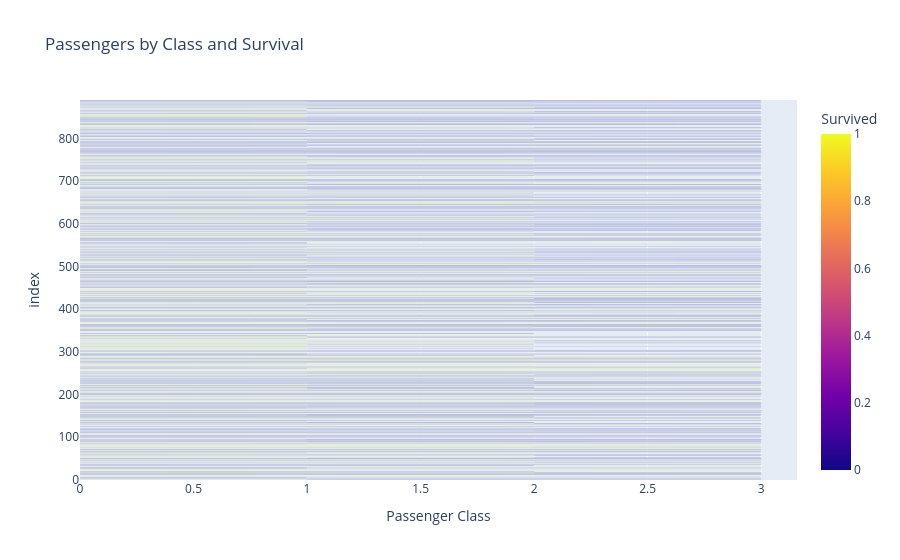
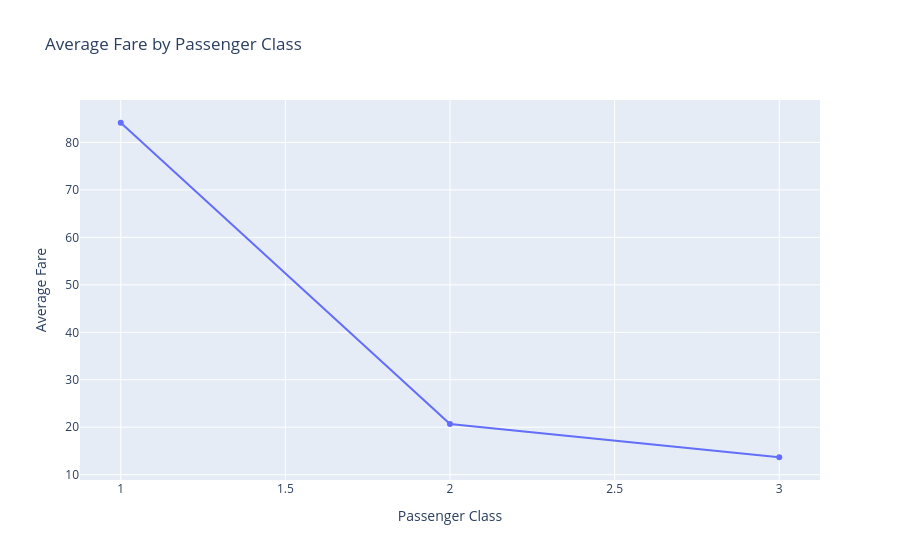
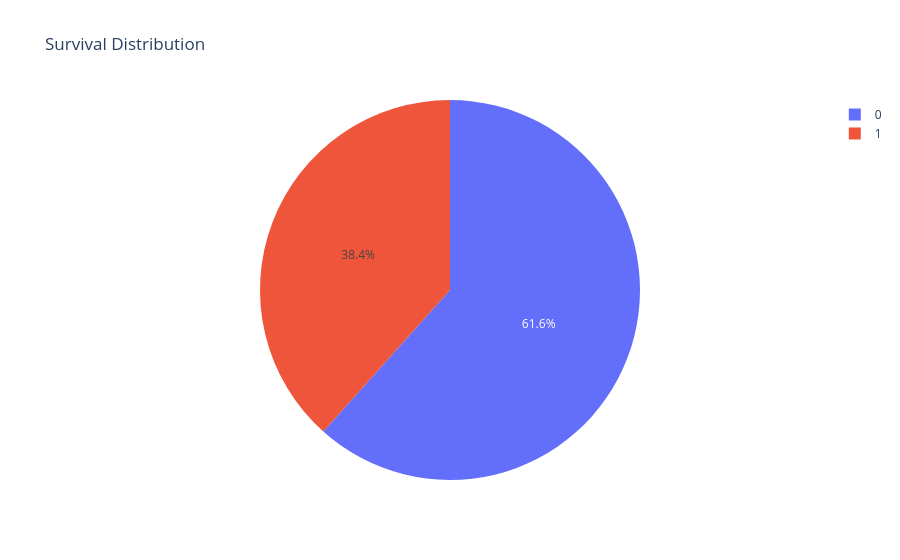
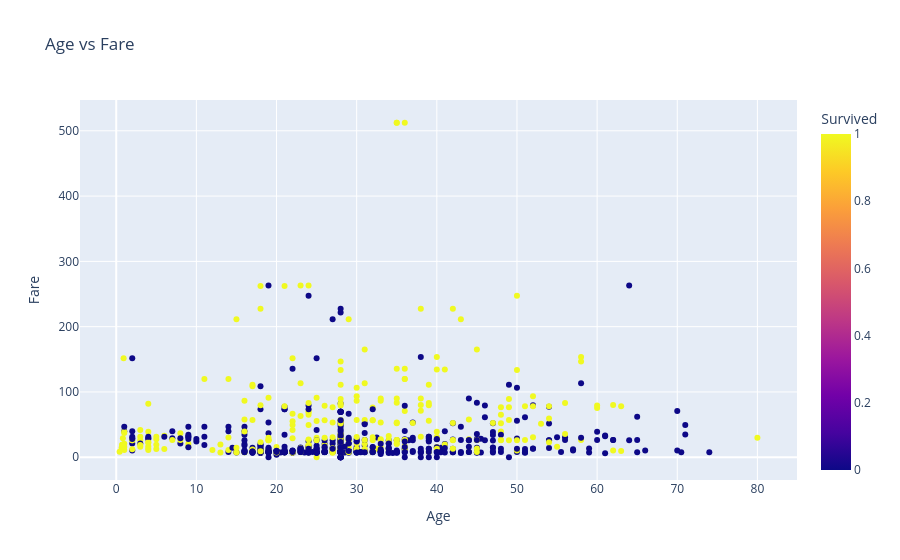

The notebook cell saved with these charts, in order:
### Code cell
import pandas as pd
import numpy as np
import matplotlib.pyplot as plt
import seaborn as sns
import plotly.express as px
# =================================================
# TASK 3: DATA VISUALIZATION DASHBOARD
# =================================================
# Load any public dataset (CSV format).
sns.set_theme(style="whitegrid")
url = "https://raw.githubusercontent.com/datasciencedojo/datasets/master/titanic.csv"
df = pd.read_csv(url)

# Handle missing values needed for visualization
df["Age"] = df["Age"].fillna(df["Age"].median())
df["Embarked"] = df["Embarked"].fillna(
    df["Embarked"].mode()[0]
)

# CHART 1: BAR CHART
# Count the number of passengers in each passenger class.
plt.figure(figsize=(8, 5))
sns.countplot(
    data=df,
    x="Pclass"
)
plt.title("Number of Passengers by Class")
plt.xlabel("Passenger Class")
plt.ylabel("Number of Passengers")

plt.show()


# CHART 2: LINE CHART
# Calculate the average fare for each passenger class.
average_fare = df.groupby("Pclass")["Fare"].mean()
plt.figure(figsize=(8, 5))
plt.plot(
    average_fare.index,
    average_fare.values,
    marker="o"
)
plt.title("Average Fare by Passenger Class")
plt.xlabel("Passenger Class")
plt.ylabel("Average Fare")
plt.grid(True)
plt.show()


#  CHART 3: PIE CHART
# Count the number of passengers who survived and did not survive.
survival_counts = df["Survived"].value_counts()
plt.figure(figsize=(7, 7))
plt.pie(
    survival_counts,
    labels=["Did Not Survive", "Survived"],
    autopct="%1.1f%%",
    startangle=90
)
plt.title("Titanic Survival Percentage")
plt.show()


# CHART 4: SCATTER PLOT
# Show the relationship between Age and Fare.
# The color represents survival status.
plt.figure(figsize=(9, 6))
sns.scatterplot(
    data=df,
    x="Age",
    y="Fare",
    hue="Survived"
)
plt.title("Age vs Fare")
plt.xlabel("Age")
plt.ylabel("Fare")
plt.legend(
    title="Survived",
    labels=["Did Not Survive", "Survived"]
)

plt.show()


# CHART 5: HEATMAP
# Select numerical columns.
numeric_df = df.select_dtypes(
    include=np.number
)

# Calculate correlations.
correlation = numeric_df.corr()
plt.figure(figsize=(10, 7))
sns.heatmap(
    correlation,
    annot=True,
    fmt=".2f",
    cmap="coolwarm"
)
plt.title("Correlation Heatmap")
plt.show()


# ============================================================
# BONUS: INTERACTIVE PLOTLY DASHBOARD
# ============================================================
# Interactive Bar Chart
fig1 = px.bar(
    df,
    x="Pclass",
    color="Survived",
    title="Passengers by Class and Survival",
    labels={
        "Pclass": "Passenger Class",
        "Survived": "Survived"
    }
)
fig1.show()

# Interactive Line Chart
line_data = df.groupby(
    "Pclass",
    as_index=False
)["Fare"].mean()

fig2 = px.line(
    line_data,
    x="Pclass",
    y="Fare",
    markers=True,
    title="Average Fare by Passenger Class",
    labels={
        "Pclass": "Passenger Class",
        "Fare": "Average Fare"
    }
)

fig2.show()

# Interactive Pie Chart
survival_data = (
    df["Survived"]
    .value_counts()
    .reset_index()
)

survival_data.columns = [
    "Survived",
    "Count"
]

fig3 = px.pie(
    survival_data,
    names="Survived",
    values="Count",
    title="Survival Distribution"
)

fig3.show()

# Interactive Scatter Plot
fig4 = px.scatter(
    df,
    x="Age",
    y="Fare",
    color="Survived",
    hover_data=[
        "Sex",
        "Pclass",
        "Embarked"
    ],
    title="Age vs Fare"
)
fig4.show()

# Interactive Heatmap
fig5 = px.imshow(
    correlation,
    text_auto=True,
    title="Interactive Correlation Heatmap"
)

fig5.show()

### Figure 1 — Plotly figure (JSON) as saved in the notebook; plotly's stock layout.template omitted (floating-point values rounded to 4 significant figures; data arrays with more than 128 entries replaced by an {"elided": "..."} marker saying what was removed)
{"data": [{"hovertemplate": "Passenger Class=%{x}<br>index=%{y}<br>Survived=%{marker.color}<extra></extra>", "legendgroup": "", "marker": {"color": {"elided": "891 int values"}, "coloraxis": "coloraxis", "pattern": {"shape": ""}}, "name": "", "orientation": "h", "showlegend": false, "textposition": "auto", "type": "bar", "x": {"elided": "891 int values"}, "xaxis": "x", "y": {"elided": "891 int values"}, "yaxis": "y"}], "layout": {"barmode": "relative", "coloraxis": {"colorbar": {"title": {"text": "Survived"}}, "colorscale": [[0, "#0d0887"], [0.1111, "#46039f"], [0.2222, "#7201a8"], [0.3333, "#9c179e"], [0.4444, "#bd3786"], [0.5556, "#d8576b"], [0.6667, "#ed7953"], [0.7778, "#fb9f3a"], [0.8889, "#fdca26"], [1, "#f0f921"]]}, "legend": {"tracegroupgap": 0}, "title": {"text": "Passengers by Class and Survival"}, "xaxis": {"anchor": "y", "domain": [0, 1], "title": {"text": "Passenger Class"}}, "yaxis": {"anchor": "x", "domain": [0, 1], "title": {"text": "index"}}}}

### Figure 2 — Plotly figure (JSON) as saved in the notebook; plotly's stock layout.template omitted (floating-point values rounded to 4 significant figures)
{"data": [{"hovertemplate": "Passenger Class=%{x}<br>Average Fare=%{y}<extra></extra>", "legendgroup": "", "line": {"color": "#636efa", "dash": "solid"}, "marker": {"symbol": "circle"}, "mode": "lines+markers", "name": "", "orientation": "v", "showlegend": false, "type": "scatter", "x": [1, 2, 3], "xaxis": "x", "y": [84.15, 20.66, 13.68], "yaxis": "y"}], "layout": {"legend": {"tracegroupgap": 0}, "title": {"text": "Average Fare by Passenger Class"}, "xaxis": {"anchor": "y", "domain": [0, 1], "title": {"text": "Passenger Class"}}, "yaxis": {"anchor": "x", "domain": [0, 1], "title": {"text": "Average Fare"}}}}

### Figure 3 — Plotly figure (JSON) as saved in the notebook; plotly's stock layout.template omitted (floating-point values rounded to 4 significant figures)
{"data": [{"domain": {"x": [0, 1], "y": [0, 1]}, "hovertemplate": "Survived=%{label}<br>Count=%{value}<extra></extra>", "labels": [0, 1], "legendgroup": "", "name": "", "showlegend": true, "type": "pie", "values": [549, 342]}], "layout": {"legend": {"tracegroupgap": 0}, "title": {"text": "Survival Distribution"}}}

### Figure 4 — Plotly figure (JSON) as saved in the notebook; plotly's stock layout.template omitted (floating-point values rounded to 4 significant figures; data arrays with more than 128 entries replaced by an {"elided": "..."} marker saying what was removed)
{"data": [{"customdata": {"elided": "891x3 mixed values"}, "hovertemplate": "Age=%{x}<br>Fare=%{y}<br>Sex=%{customdata[0]}<br>Pclass=%{customdata[1]}<br>Embarked=%{customdata[2]}<br>Survived=%{marker.color}<extra></extra>", "legendgroup": "", "marker": {"color": {"elided": "891 int values"}, "coloraxis": "coloraxis", "symbol": "circle"}, "mode": "markers", "name": "", "orientation": "v", "showlegend": false, "type": "scatter", "x": {"elided": "891 float values"}, "xaxis": "x", "y": {"elided": "891 float values"}, "yaxis": "y"}], "layout": {"coloraxis": {"colorbar": {"title": {"text": "Survived"}}, "colorscale": [[0, "#0d0887"], [0.1111, "#46039f"], [0.2222, "#7201a8"], [0.3333, "#9c179e"], [0.4444, "#bd3786"], [0.5556, "#d8576b"], [0.6667, "#ed7953"], [0.7778, "#fb9f3a"], [0.8889, "#fdca26"], [1, "#f0f921"]]}, "legend": {"tracegroupgap": 0}, "title": {"text": "Age vs Fare"}, "xaxis": {"anchor": "y", "domain": [0, 1], "title": {"text": "Age"}}, "yaxis": {"anchor": "x", "domain": [0, 1], "title": {"text": "Fare"}}}}
